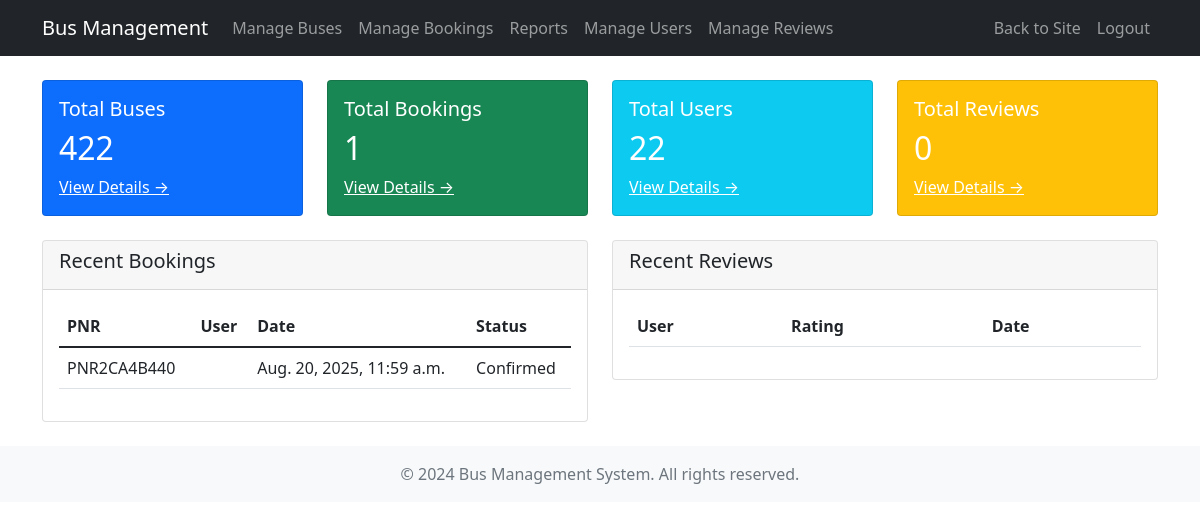
Screenshot of /bus-admin/dashboard/ (signed in) with the database file from the repository.
### core/models.py (models this page shows, shortened)
class Booking(models.Model):
    STATUS_CHOICES = (
        ('pending', 'Pending'),
        ('confirmed', 'Confirmed'),
        ('cancelled', 'Cancelled'),
    )
    booking_id = models.UUIDField(primary_key=True, default=uuid.uuid4, editable=False)
    pnr_number = models.CharField(max_length=20, unique=True)
    user = models.ForeignKey(User, on_delete=models.CASCADE)
    schedule = models.ForeignKey(BusSchedule, on_delete=models.CASCADE, null=True, blank=True)
    booking_date = models.DateTimeField(auto_now_add=True)
    total_amount = models.DecimalField(max_digits=10, decimal_places=2)
    status = models.CharField(max_length=20, choices=STATUS_CHOICES, default='pending')

### bus_management/views.py (the view)
# urls.py: path('dashboard/', views.admin_dashboard, name='admin_dashboard'),
@staff_member_required(login_url='bus_management:admin_login')
def admin_dashboard(request):
    User = get_user_model()
    context = {
        'total_buses': Bus.objects.count(),
        'total_bookings': Booking.objects.count(),
        'total_users': User.objects.count(),
        'total_reviews': Review.objects.count(),
        'recent_bookings': Booking.objects.order_by('-booking_date')[:5],
        'recent_reviews': Review.objects.order_by('-created_at')[:5],
    }
    return render(request, 'bus_management/dashboard.html', context)

### core/models.py (called while the page is built)
    @property
    def is_staff(self):
        return self.is_admin

### bus_management/templates/bus_management/dashboard.html (shortened to what this page needs)
{% extends 'bus_management/base.html' %}
{% block content %}
<div class="row">
    <div class="col-md-3">
        <div class="card bg-primary text-white mb-4">
            <div class="card-body">
                <h5>Total Buses</h5>
                <h2>{{ total_buses }}</h2>
                <a href="{% url 'bus_management:manage_buses' %}" class="text-white">View Details →</a>
            </div>
        </div>
    </div>
    <div class="col-md-3">
        <div class="card bg-success text-white mb-4">
            <div class="card-body">
                <h5>Total Bookings</h5>
                <h2>{{ total_bookings }}</h2>
                <a href="{% url 'bus_management:manage_bookings' %}" class="text-white">View Details →</a>
            </div>
        </div>
    </div>
    <div class="col-md-3">
        <div class="card bg-info text-white mb-4">
            <div class="card-body">
                <h5>Total Users</h5>
                <h2>{{ total_users }}</h2>
                <a href="{% url 'bus_management:manage_users' %}" class="text-white">View Details →</a>
            </div>
        </div>
    </div>
    <div class="col-md-3">
        <div class="card bg-warning text-white mb-4">
            <div class="card-body">
                <h5>Total Reviews</h5>
                <h2>{{ total_reviews }}</h2>
                <a href="{% url 'bus_management:manage_reviews' %}" class="text-white">View Details →</a>
            </div>
        </div>
    </div>
</div>
<div class="row">
    <div class="col-md-6">
        <div class="card mb-4">
            <div class="card-header">
                <h5>Recent Bookings</h5>
            </div>
            <div class="card-body">
                <div class="table-responsive">
                    <table class="table">
                        <thead>
                            <tr>
                                <th>PNR</th>
                                <th>User</th>
                                <th>Date</th>
                                <th>Status</th>
                            </tr>
                        </thead>
                        <tbody>
                            {% for booking in recent_bookings %}
                            <tr>
                                <td>{{ booking.pnr_number }}</td>
                                <td>{{ booking.user.username }}</td>
                                <td>{{ booking.booking_date }}</td>
                                <td>{{ booking.get_status_display }}</td>
                            </tr>
                            {% endfor %}
                        </tbody>
                    </table>
                </div>
            </div>
        </div>
    </div>
    <div class="col-md-6">
        <div class="card mb-4">
            <div class="card-header">
                <h5>Recent Reviews</h5>
            </div>
            <div class="card-body">
                <div class="table-responsive">
                    <table class="table">
                        <thead>
                            <tr>
                                <th>User</th>
                                <th>Rating</th>
                                <th>Date</th>
                            </tr>
                        </thead>
                    </table>
                </div>
            </div>
        </div>
    </div>
</div>
{% endblock %}

### rows the page displays
Booking: pnr_number "PNR2CA4B440", booking_date "Aug. 20, 2025, 11:59 a.m.", status "Confirmed"

### other values shown
{{ total_buses }} "422"
{{ total_bookings }} "1"
{{ total_users }} "22"
{{ total_reviews }} "0"
